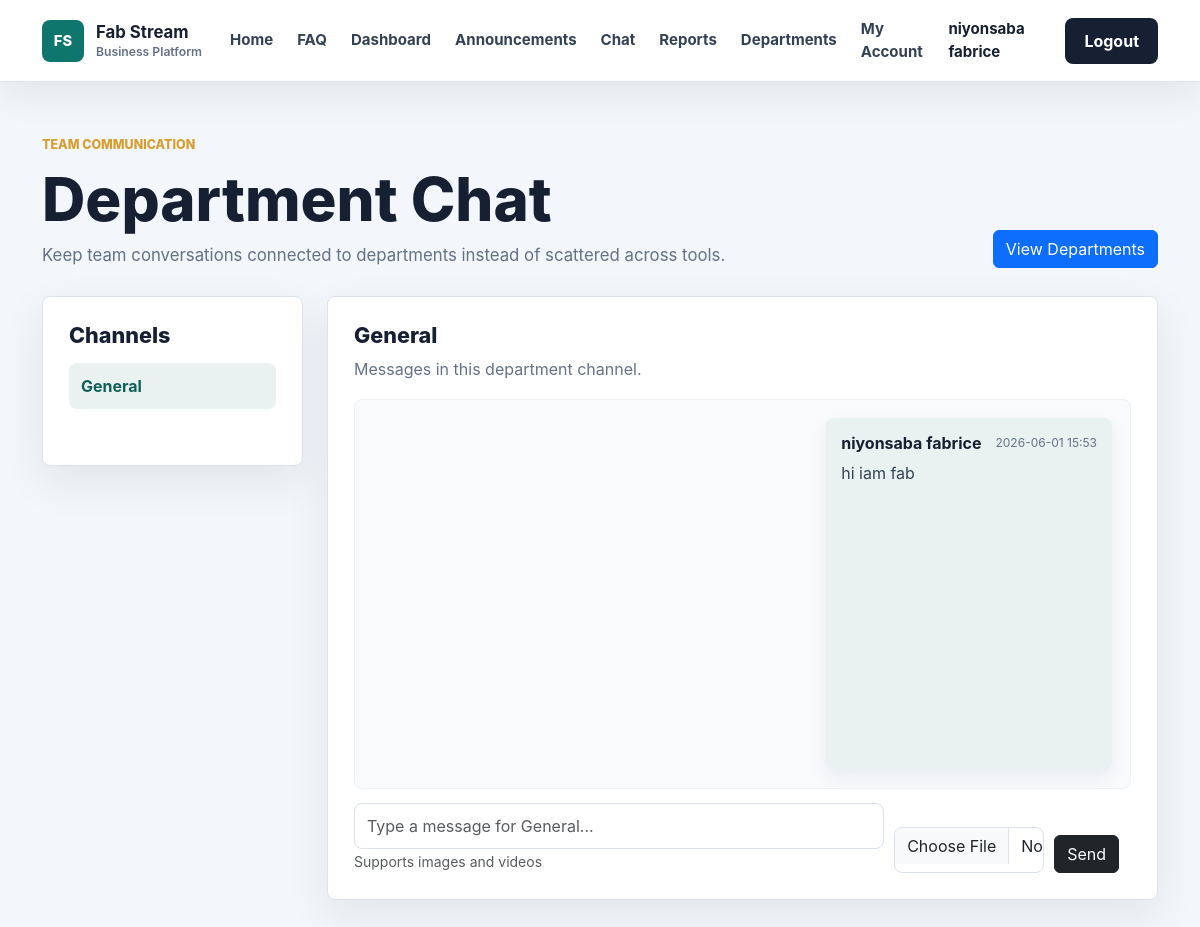
The page /chat (signed in) on the database its author committed.
### app/models.py (models this page shows, shortened)
class User(db.Model, UserMixin):
    id = db.Column(db.Integer, primary_key=True)
    username = db.Column(db.String(100), unique=True, nullable=False)
    email = db.Column(db.String(120), unique=True, nullable=False)
    password = db.Column(db.String(200), nullable=False)
    role = db.Column(db.String(20), default='employee')
    full_name = db.Column(db.String(120), nullable=True)
    employee_number = db.Column(db.String(40), unique=True, nullable=True)
    phone = db.Column(db.String(40), nullable=True)
    department = db.Column(db.String(80), nullable=True)
    position = db.Column(db.String(100), nullable=True)
    hire_date = db.Column(db.String(20), nullable=True)

class ChatMessage(db.Model):
    id = db.Column(db.Integer, primary_key=True)
    department = db.Column(db.String(80), default='General')
    body = db.Column(db.Text, nullable=False)
    original_filename = db.Column(db.String(255), nullable=True)
    stored_filename = db.Column(db.String(255), nullable=True)
    media_type = db.Column(db.String(20), nullable=True, default='file')
    created_at = db.Column(db.DateTime, default=datetime.utcnow)
    user_id = db.Column(db.Integer, db.ForeignKey('user.id'), nullable=False)
    user = db.relationship('User', backref='chat_messages')

### app/routes.py (the view, shortened to what this page needs)
@routes.route('/chat', methods=['GET', 'POST'])
@login_required
def chat():
    require_admin()
    active_department = request.args.get('department', 'General')
    messages = ChatMessage.query.filter_by(department=active_department).order_by(ChatMessage.created_at.asc()).all()
    try:
        department_objects = Department.query.order_by(Department.name.asc()).all()
    except Exception:
        department_objects = []
    department_list = [d.name for d in department_objects] if department_objects else [department['name'] for department in DEPARTMENTS]
    return render_template('chat.html', messages=messages, departments=department_list, active_department=active_department)

### app/__init__.py (called while the page is built)
def create_app():
    app = Flask(__name__)
    app.config.from_object(Config)
    app.config['UPLOAD_FOLDER'] = os.path.join(app.instance_path, app.config['UPLOAD_FOLDER'])
    os.makedirs(app.config['UPLOAD_FOLDER'], exist_ok=True)
    db.init_app(app)
    bcrypt.init_app(app)
    login_manager.init_app(app)
    socketio.init_app(app)
    migrate.init_app(app, db, render_as_batch=True)
    from app.models import User
    @login_manager.user_loader
    def load_user(user_id):
        return User.query.get(int(user_id))
    from app.routes import routes
    app.register_blueprint(routes)
    return app

### app/routes.py (called while the page is built)
def is_admin(user=None):
    user = user or current_user
    return user.is_authenticated and user.role in ADMIN_ROLES

def require_admin():
    if not is_admin():
        abort(403)

### app/templates/chat.html (shortened to what this page needs)
{% extends 'base.html' %}
{% block content %}
<section class="app-page">
    <div class="container">
        <div class="app-header">
            <div>
                <p class="section-kicker">Team communication</p>
                <h1>Department Chat</h1>
                <p>Keep team conversations connected to departments instead of scattered across tools.</p>
            </div>
            <a href="{{ url_for('routes.departments') }}" class="btn btn-primary">View Departments</a>
        </div>
        <div class="row g-4">
            <div class="col-lg-3">
                <div class="work-panel">
                    <h2>Channels</h2>
                    <div class="channel-list">
                        <a class="{{ 'active' if active_department == 'General' else '' }}" href="{{ url_for('routes.chat', department='General') }}">General</a>
                        {% for department in departments %}
                            <a class="{{ 'active' if active_department == department.name else '' }}" href="{{ url_for('routes.chat', department=department.name) }}">{{ department.name }}</a>
                        {% endfor %}
                    </div>
                </div>
            </div>
            <div class="col-lg-9">
                <div class="chat-panel">
                    <div class="chat-heading">
                        <div>
                            <h2>{{ active_department }}</h2>
                            <p>Messages in this department channel.</p>
                        </div>
                    </div>
                    <div class="chat-stream">
                        {% for message in messages %}
                            <div class="chat-message {{ 'mine' if message.user_id == current_user.id else '' }}">
                                <div>
                                    <strong>{{ message.user.username }}</strong>
                                    <small>{{ message.created_at.strftime('%Y-%m-%d %H:%M') }}</small>
                                </div>
                                {% if message.body %}
                                    <p>{{ message.body }}</p>
                                {% endif %}
                            </div>
                        {% else %}
                            <div class="empty-state">
                                <strong>No messages in {{ active_department }}.</strong>
                                <span>Start the conversation below.</span>
                            </div>
                        {% endfor %}
                    </div>
                    <form method="POST" class="chat-form" enctype="multipart/form-data">
                        <div style="display: flex; gap: 10px; align-items: flex-end;">
                            <div style="flex: 1;">
                                <input type="text" name="message" class="form-control" placeholder="Type a message for {{ active_department }}..." required>
                                <small class="form-text text-muted">Supports images and videos</small>
                            </div>
                            <input type="file" name="media" class="form-control" accept="image/*,video/*" style="max-width: 150px;">
                            <button type="submit" class="btn btn-dark">Send</button>
                        </div>
                    </form>
                </div>
            </div>
        </div>
    </div>
</section>
{% endblock %}

### app/templates/base.html (shortened to what this page needs)
<!DOCTYPE html>
<html lang="en">
<head>
    <link href="https://cdn.jsdelivr.net/npm/bootstrap@5.3.0/dist/css/bootstrap.min.css" rel="stylesheet">
    <link rel="stylesheet" href="{{ url_for('static', filename='css/style.css') }}">
</head>
<body>
<nav class="navbar navbar-expand-lg site-navbar sticky-top">
    <div class="container">
        <a class="navbar-brand brand-mark" href="{{ url_for('routes.home') }}">
            <span class="brand-icon">FS</span>
            <span>
                <strong>Fab Stream</strong>
                <small>Business Platform</small>
            </span>
        </a>
        <div class="collapse navbar-collapse" id="navbarNav">
            <ul class="navbar-nav ms-auto align-items-lg-center">
                <li class="nav-item">
                    <a class="nav-link" href="{{ url_for('routes.home') }}">Home</a>
                </li>
                <li class="nav-item">
                    <a class="nav-link" href="{{ url_for('routes.home') }}#faq">FAQ</a>
                </li>
                <li class="nav-item">
                    <a class="nav-link" href="{{ url_for('routes.dashboard') }}">Dashboard</a>
                </li>
                <li class="nav-item">
                    <a class="nav-link" href="{{ url_for('routes.manager_dashboard') }}">Announcements</a>
                </li>
                {% if current_user.is_authenticated %}
                    {% if current_user.role in ['admin', 'manager'] %}
                        <li class="nav-item">
                            <a class="nav-link" href="{{ url_for('routes.chat') }}">Chat</a>
                        </li>
                        <li class="nav-item">
                            <a class="nav-link" href="{{ url_for('routes.reports') }}">Reports</a>
                        </li>
                        <li class="nav-item">
                            <a class="nav-link" href="{{ url_for('routes.departments') }}">Departments</a>
                        </li>
                    {% endif %}
                    <li class="nav-item">
                        <a class="nav-link" href="{{ url_for('routes.employee_detail', employee_id=current_user.id) }}">My Account</a>
                    </li>
                    <li class="nav-item">
                        <span class="nav-link nav-user">{{ current_user.username }}</span>
                    </li>
                    <li class="nav-item">
                        <a class="btn nav-cta ms-lg-2" href="{{ url_for('routes.logout') }}">
                            Logout
                        </a>
                    </li>
                {% endif %}
            </ul>
        </div>
    </div>
</nav>
<main>
    {% block content %}{% endblock %}
</main>
</body>
</html>

### app/static/css/style.css (style rules this page uses)
:root { --ink: #172033; --muted: #657186; --line: #dce3ed; --surface: #ffffff; --soft: #f3f6fa; --brand: #0f766e; --brand-dark: #115e59; --accent: #d69e2e; }
* { box-sizing: border-box; }
body { margin: 0; background: var(--soft); color: var(--ink); font-family: Inter, "Segoe UI", Arial, sans-serif; }
a { text-decoration: none; }
.site-navbar { min-height: 76px; border-bottom: 1px solid rgba(220, 227, 237, 0.88); background: rgba(255, 255, 255, 0.96); box-shadow: 0 12px 36px rgba(23, 32, 51, 0.08); backdrop-filter: blur(18px); }
.brand-mark { display: inline-flex; align-items: center; gap: 12px; color: var(--ink); }
.brand-icon { display: inline-grid; width: 42px; height: 42px; place-items: center; border-radius: 8px; background: var(--brand); color: #ffffff; font-size: 0.92rem; font-weight: 800; }
.brand-mark strong, .brand-mark small { display: block; line-height: 1.1; }
.brand-mark strong { font-size: 1.05rem; letter-spacing: 0; }
.brand-mark small { margin-top: 3px; color: var(--muted); font-size: 0.76rem; font-weight: 600; }
.site-navbar .nav-link { margin: 0 4px; border-radius: 8px; color: #334155; font-size: 0.94rem; font-weight: 650; padding: 10px 12px; transition: background 180ms ease, color 180ms ease; }
.nav-user { color: var(--ink) !important; cursor: default; }
.nav-cta { border-radius: 8px; background: var(--ink); color: #ffffff; font-weight: 750; padding: 10px 18px; }
.hero-kicker, .section-kicker { margin-bottom: 14px; color: var(--accent); font-size: 0.78rem; font-weight: 800; letter-spacing: 0; text-transform: uppercase; }
.app-page { padding: 54px 0 88px; }
.app-header { display: flex; align-items: end; justify-content: space-between; gap: 24px; margin-bottom: 28px; }
.app-header h1 { margin: 0; color: var(--ink); font-size: clamp(2rem, 5vw, 3.8rem); font-weight: 850; line-height: 1; }
.app-header p:not(.section-kicker) { max-width: 720px; margin: 14px 0 0; color: var(--muted); font-size: 1.05rem; }
.stat-card, .work-panel, .department-card, .chat-panel { border: 1px solid var(--line); border-radius: 8px; background: #ffffff; box-shadow: 0 16px 44px rgba(23, 32, 51, 0.08); }
.work-panel, .chat-panel { padding: 26px; }
.work-panel h2, .chat-panel h2 { margin: 0 0 8px; color: var(--ink); font-size: 1.35rem; font-weight: 820; }
.work-panel .form-control, .work-panel .form-select, .chat-form .form-control { min-height: 46px; border-color: var(--line); border-radius: 8px; }
.panel-title, .chat-heading { display: flex; align-items: start; justify-content: space-between; gap: 18px; margin-bottom: 18px; }
.channel-list { display: grid; gap: 8px; margin-top: 14px; }
.channel-list a { border-radius: 8px; color: #334155; font-weight: 750; padding: 11px 12px; }
.channel-list a:hover, .channel-list a.active { background: #e9f2f1; color: var(--brand-dark); }
.chat-heading p { margin: 0; color: var(--muted); }
.chat-stream { display: grid; gap: 12px; min-height: 390px; max-height: 520px; overflow-y: auto; border: 1px solid #edf1f5; border-radius: 8px; background: #f8fafc; padding: 18px; }
.chat-message { max-width: 76%; border-radius: 8px; background: #ffffff; padding: 13px 15px; box-shadow: 0 8px 20px rgba(23, 32, 51, 0.06); }
.chat-message.mine { margin-left: auto; background: #e9f2f1; }
.chat-message div { display: flex; align-items: center; justify-content: space-between; gap: 14px; margin-bottom: 6px; }
.chat-message small { color: var(--muted); font-size: 0.75rem; }
.chat-message p { margin: 0; color: #334155; }
.chat-form { display: grid; grid-template-columns: 1fr auto; gap: 12px; margin-top: 14px; }

### rows shown on the page
User: username "niyonsaba fabrice"
ChatMessage: department "General", user.username "niyonsaba fabrice", created_at "2026-06-01 15:53", body "hi iam fab"
